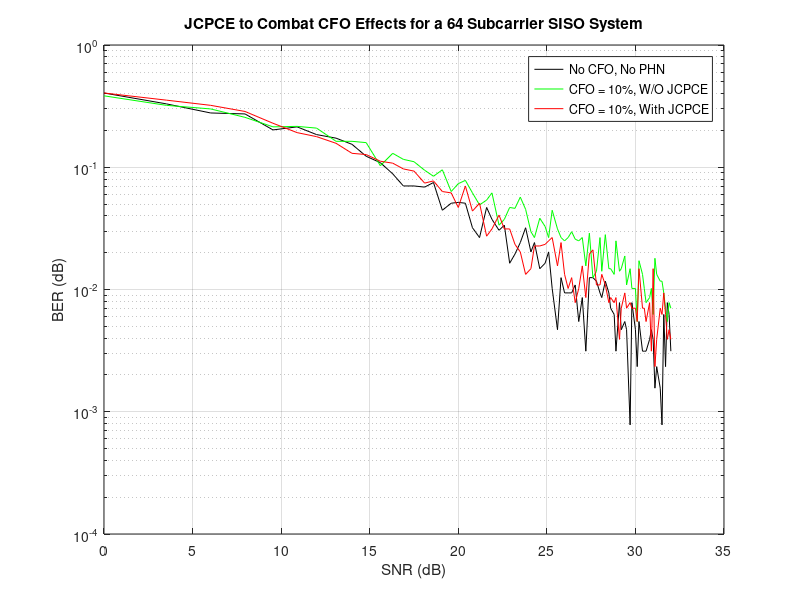

Write the MATLAB code that produced this figure.
% Divide the number after "alpha" by 100 in the BER variable names to get
% the
% actual Standard deviation used in the program
FSB_PhaseOffset_256_SNR = [0.00E+00	3.52E+00	6.02E+00	7.96E+00	9.54E+00	1.09E+01	1.20E+01	1.31E+01	1.40E+01	1.48E+01	1.56E+01	1.63E+01	1.69E+01	1.75E+01	1.81E+01	1.86E+01	1.91E+01	1.96E+01	2.00E+01	2.04E+01	2.08E+01	2.12E+01	2.16E+01	2.19E+01	2.23E+01	2.26E+01	2.29E+01	2.32E+01	2.35E+01	2.38E+01	2.41E+01	2.43E+01	2.46E+01	2.49E+01	2.51E+01	2.53E+01	2.56E+01	2.58E+01	2.60E+01	2.62E+01	2.64E+01	2.66E+01	2.68E+01	2.70E+01	2.72E+01	2.74E+01	2.76E+01	2.78E+01	2.80E+01	2.81E+01	2.83E+01	2.85E+01	2.86E+01	2.88E+01	2.89E+01	2.91E+01	2.92E+01	2.94E+01	2.95E+01	2.97E+01	2.98E+01	3.00E+01	3.01E+01	3.02E+01	3.04E+01	3.05E+01	3.06E+01	3.08E+01	3.09E+01	3.10E+01	3.11E+01	3.12E+01	3.14E+01	3.15E+01	3.16E+01	3.17E+01	3.18E+01	3.19E+01	3.20E+01];
FSB_PhaseOffset_256_f0_BER = [4.05E-01  3.30E-01  2.78E-01  2.73E-01  2.02E-01  2.14E-01  1.85E-01  1.73E-01  1.54E-01  1.23E-01  1.09E-01  8.83E-02  7.03E-02  7.03E-02  6.88E-02  7.50E-02  4.45E-02  5.08E-02  5.16E-02  5.08E-02  3.20E-02  2.66E-02  4.69E-02  3.75E-02  3.05E-02  3.36E-02  1.64E-02  1.95E-02  2.42E-02  3.20E-02  2.03E-02  2.42E-02  1.48E-02  1.64E-02  2.03E-02  1.02E-02  4.69E-03  1.25E-02  9.38E-03  9.38E-03  9.38E-03  1.09E-02  5.47E-03  8.59E-03  3.13E-03  1.25E-02  1.25E-02  1.17E-02  9.38E-03  8.59E-03  1.17E-02  9.38E-03  7.03E-03  6.25E-03  3.13E-03  7.81E-03  4.69E-03  5.47E-03  4.69E-03  7.81E-04  7.81E-03  4.69E-03  2.34E-03  5.47E-03  3.13E-03  3.13E-03  3.13E-03  3.91E-03  4.69E-03  3.91E-03  1.56E-03  2.34E-03  1.56E-03  7.81E-04  6.25E-03  2.34E-03  7.81E-03  6.25E-03  3.13E-03];

FSB_PhaseOffset_256_f5_p0_BER = [4.05E-01  3.54E-01  3.21E-01  2.86E-01  2.29E-01  1.92E-01  1.78E-01  1.57E-01  1.30E-01  1.27E-01  1.12E-01  1.08E-01  9.69E-02  9.30E-02  7.42E-02  7.73E-02  6.33E-02  6.17E-02  4.69E-02  7.03E-02  4.38E-02  5.08E-02  2.73E-02  3.13E-02  4.06E-02  3.13E-02  3.13E-02  2.34E-02  2.03E-02  1.33E-02  1.48E-02  2.27E-02  2.27E-02  2.34E-02  2.50E-02  2.66E-02  1.56E-02  2.42E-02  1.33E-02  1.02E-02  1.25E-02  7.81E-03  1.02E-02  1.56E-02  8.59E-03  1.95E-02  2.11E-02  1.09E-02  1.09E-02  1.33E-02  1.09E-02  7.81E-03  8.59E-03  7.81E-03  8.59E-03  3.91E-03  7.03E-03  9.38E-03  7.03E-03  7.81E-03  7.03E-03  7.03E-03  5.47E-03  1.48E-02  7.03E-03  7.03E-03  5.47E-03  7.81E-03  3.13E-03  1.48E-02  2.34E-03  3.91E-03  7.03E-03  6.25E-03  9.38E-03  6.25E-03  3.91E-03  4.69E-03  3.91E-03];
FSB_PhaseOffset_256_f10_p0_BER = [3.84E-01  3.21E-01  3.00E-01  2.56E-01  2.14E-01  2.16E-01  2.09E-01  1.63E-01  1.63E-01  1.59E-01  1.03E-01  1.30E-01  1.16E-01  1.11E-01  9.45E-02  8.44E-02  9.53E-02  6.33E-02  7.34E-02  7.81E-02  6.17E-02  4.92E-02  5.39E-02  6.17E-02  3.36E-02  3.75E-02  4.69E-02  4.61E-02  5.70E-02  4.53E-02  2.97E-02  2.66E-02  3.83E-02  3.28E-02  2.66E-02  4.45E-02  3.13E-02  2.66E-02  2.50E-02  2.66E-02  2.97E-02  2.58E-02  2.50E-02  2.66E-02  1.56E-02  2.89E-02  1.25E-02  1.41E-02  2.66E-02  1.41E-02  2.81E-02  1.48E-02  1.48E-02  1.33E-02  2.50E-02  1.41E-02  1.48E-02  1.88E-02  1.09E-02  1.48E-02  1.02E-02  1.02E-02  5.47E-03  1.72E-02  1.33E-02  1.02E-02  7.81E-03  8.59E-03  1.02E-02  6.25E-03  1.80E-02  1.33E-02  1.17E-02  1.17E-02  9.38E-03  7.03E-03  5.47E-03  7.81E-03  7.03E-03];

semilogy(FSB_PhaseOffset_256_SNR,FSB_PhaseOffset_256_f0_BER,'k-');
hold on
semilogy(FSB_PhaseOffset_256_SNR,FSB_PhaseOffset_256_f10_p0_BER,'g-');
semilogy(FSB_PhaseOffset_256_SNR,FSB_PhaseOffset_256_f5_p0_BER,'r-');
hold off
grid on
title('JCPCE to Combat CFO Effects for a 64 Subcarrier SISO System');
xlabel('SNR (dB)');
ylabel('BER (dB)');
legend('No CFO, No PHN', 'CFO = 10%, W/O JCPCE','CFO = 10%, With JCPCE');